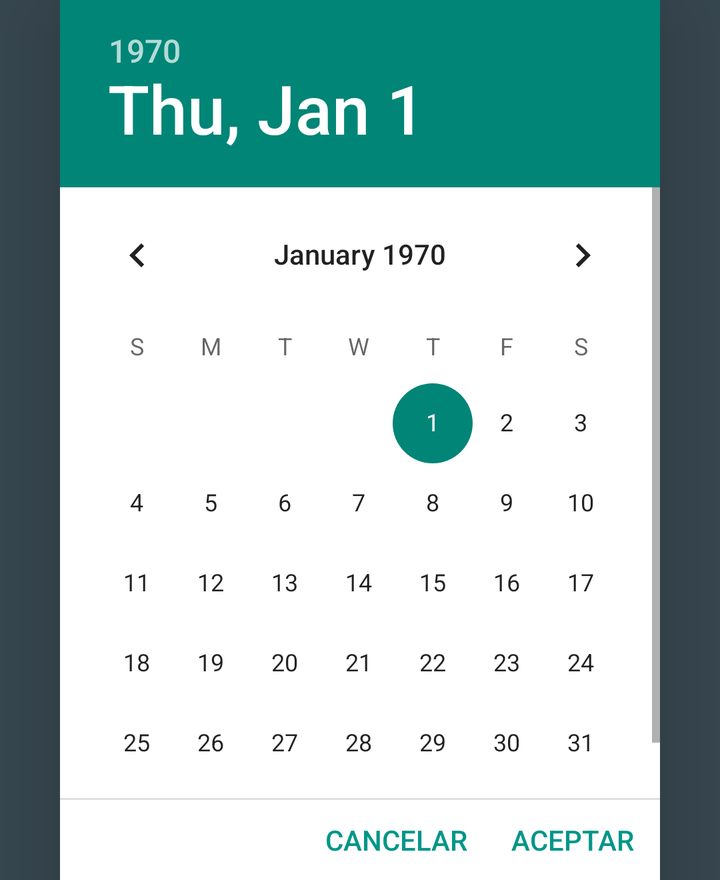
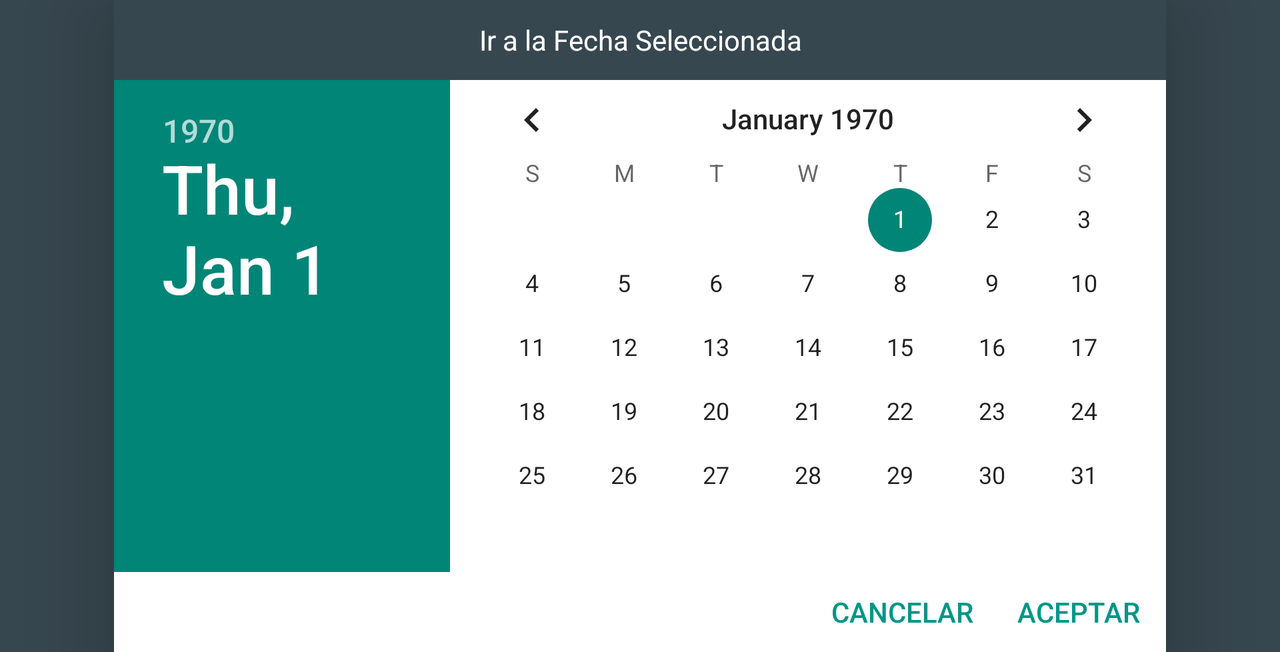

One screen, two layout resources from the same app: the default and the repository's alternative for another configuration. Each is rendered where Android would select it; the XML of both is given below.
<!-- AndroidManifest.xml: application theme AppTheme -->
<!-- res/layout/dialog_datepicker.xml -->
<?xml version="1.0" encoding="utf-8"?>
<RelativeLayout xmlns:android="http://schemas.android.com/apk/res/android"
    android:id="@+id/conte"
    android:outlineProvider="bounds"
    android:layout_width="wrap_content"
    android:layout_height="wrap_content"
    android:layout_gravity="center"
    android:elevation="24dp"
    android:transitionName="@string/transition_date_dialog_helzio">

    <DatePicker xmlns:android="http://schemas.android.com/apk/res/android"
        android:id="@+id/conteDialog"
        android:layout_width="300dp"
        android:layout_height="400dp"
        android:layout_gravity="center"
        android:background="#fff" />

    <android.support.v7.widget.ButtonBarLayout
        android:layout_width="match_parent"
        android:layout_height="40dp"
        android:layout_alignEnd="@+id/conteDialog"
        android:layout_alignStart="@+id/conteDialog"
        android:layout_below="@+id/conteDialog"
        android:background="#fff"
        android:gravity="end">

        <Button
            android:id="@+id/bt_dialog_cancenlar"
            android:layout_width="wrap_content"
            android:layout_height="match_parent"
            android:background="?android:attr/selectableItemBackgroundBorderless"
            android:text="@string/cancelar"
            android:textColor="@color/colorAcento" />

        <Button
            android:id="@+id/bt_dialog_aceptar"
            android:layout_width="wrap_content"
            android:layout_height="match_parent"
            android:background="?android:attr/selectableItemBackgroundBorderless"
            android:text="@string/aceptar"
            android:textColor="@color/colorAcento" />

    </android.support.v7.widget.ButtonBarLayout>
</RelativeLayout>
<!-- resources referenced by this layout -->
<resources>
  <color name="colorAcento">#FF009688</color>
  <string name="aceptar">ACEPTAR</string>
  <string name="cancelar">CANCELAR</string>
  <string name="transition_date_dialog_helzio" translatable="false">transition_date_dialog_helzio</string>
  <style name="AppTheme" parent="Theme.AppCompat.Light.NoActionBar">
          
          <item name="android:windowBackground">@color/colorPrimario</item>
          <item name="windowActionBar">false</item>
          <item name="windowNoTitle">true</item>
          <item name="colorPrimary">@color/colorPrimario</item>
          <item name="colorPrimaryDark">@color/colorPrimarioOscuro</item>
          <item name="android:windowAllowEnterTransitionOverlap">true</item>
          <item name="android:windowAllowReturnTransitionOverlap">true</item>
          <item name="android:windowSharedElementsUseOverlay">false</item>
      </style>
  <color name="colorPrimario">#37474F</color>
  <color name="colorPrimarioOscuro">#263238</color>
</resources>
<!-- res/layout-land/dialog_datepicker.xml (the repository's variant of the layout above) -->
<!-- drawn on the phone turned sideways -->
<?xml version="1.0" encoding="utf-8"?>
<RelativeLayout xmlns:android="http://schemas.android.com/apk/res/android"
    android:id="@+id/conte"
    android:outlineProvider="bounds"
    android:layout_width="wrap_content"
    android:layout_height="wrap_content"
    android:layout_gravity="center"
    android:elevation="24dp"
    android:transitionName="@string/transition_date_dialog_helzio">

    <TextView
        android:id="@+id/dateDialogToolbar"
        android:layout_width="wrap_content"
        android:layout_height="40dp"
        android:layout_alignEnd="@+id/conteDialog"
        android:layout_alignStart="@+id/conteDialog"
        android:background="@color/colorPrimario"
        android:gravity="center"
        android:text="@string/ir_a_la_fecha_seleccionada"
        android:textColor="#fff" />

    <DatePicker xmlns:android="http://schemas.android.com/apk/res/android"
        android:id="@+id/conteDialog"
        android:layout_width="wrap_content"
        android:layout_height="wrap_content"
        android:layout_below="@+id/dateDialogToolbar"
        android:layout_gravity="center"
        android:background="#fff" />

    <android.support.v7.widget.ButtonBarLayout
        android:layout_width="match_parent"
        android:layout_height="40dp"
        android:layout_alignEnd="@+id/conteDialog"
        android:layout_alignStart="@+id/conteDialog"
        android:layout_below="@+id/conteDialog"
        android:background="#fff"
        android:gravity="end">

        <Button
            android:id="@+id/bt_dialog_cancenlar"
            android:layout_width="wrap_content"
            android:layout_height="match_parent"
            android:background="?android:attr/selectableItemBackgroundBorderless"
            android:text="@string/cancelar"
            android:textColor="@color/colorAcento" />

        <Button
            android:id="@+id/bt_dialog_aceptar"
            android:layout_width="wrap_content"
            android:layout_height="match_parent"
            android:background="?android:attr/selectableItemBackgroundBorderless"
            android:text="@string/aceptar"
            android:textColor="@color/colorAcento" />

    </android.support.v7.widget.ButtonBarLayout>
</RelativeLayout>
<!-- resources referenced by the variant -->
<!-- as the phone turned sideways resolves them -->
<resources>
  <color name="colorAcento">#FF009688</color>
  <color name="colorPrimario">#37474F</color>
  <string name="aceptar">ACEPTAR</string>
  <string name="cancelar">CANCELAR</string>
  <string name="ir_a_la_fecha_seleccionada">Ir a la Fecha Seleccionada</string>
  <string name="transition_date_dialog_helzio" translatable="false">transition_date_dialog_helzio</string>
  <style name="AppTheme" parent="Theme.AppCompat.Light.NoActionBar">
          
          <item name="android:windowBackground">@color/colorPrimario</item>
          <item name="windowActionBar">false</item>
          <item name="windowNoTitle">true</item>
          <item name="colorPrimary">@color/colorPrimario</item>
          <item name="colorPrimaryDark">@color/colorPrimarioOscuro</item>
          <item name="android:windowAllowEnterTransitionOverlap">true</item>
          <item name="android:windowAllowReturnTransitionOverlap">true</item>
          <item name="android:windowSharedElementsUseOverlay">false</item>
      </style>
  <color name="colorPrimarioOscuro">#263238</color>
</resources>
